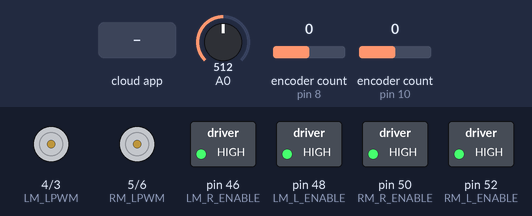
Bench run of a sketch on a simulated Arduino Mega 2560, built with avr-gcc and run on an emulated ATmega2560. Parts: motor-driver pin pairs drawn as motors (green arrow = first pin HIGH = forward, orange = second pin HIGH = backward, longer = more drive), switched loads named in the sketch (green lamp = pin HIGH). Inputs (shaded band) come from the test bench; at power-on: A0 = 512, encoder count (sensors on pin 8, pin 10) 0.

Above: at 1.2 s.
1.3 s: the phone or cloud app sets linear.x to -100
At 2.1 s:
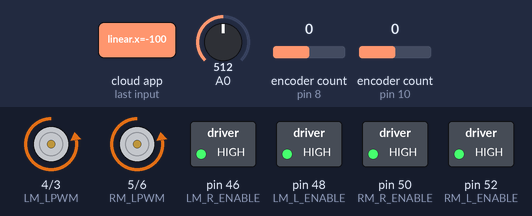
2.8 s: the phone or cloud app sets angular.z to -100
At 3.3 s:
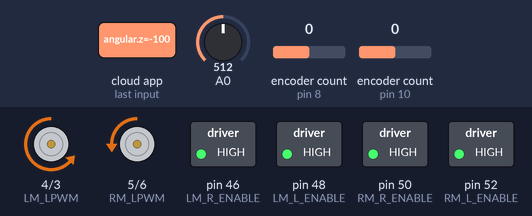
4.3 s: the phone or cloud app sets linear.x to 0
At 4.6 s:
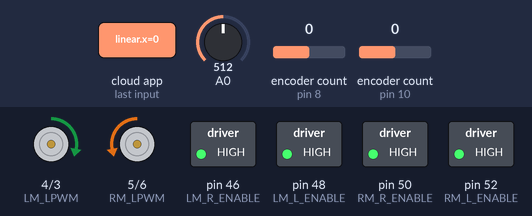
5.8 s: the phone or cloud app sets angular.z to 100
At 7.0 s:
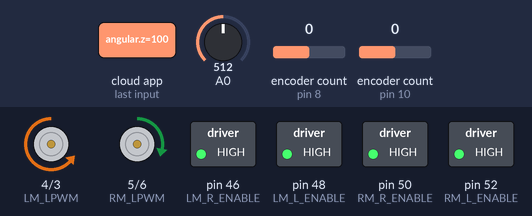
7.3 s: the phone or cloud app sets linear.x to 100
At 8.2 s:
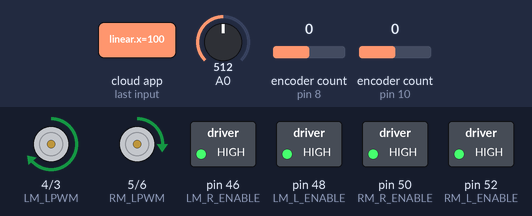
8.8 s: the phone or cloud app sets angular.z to 0
At 9.1 s:
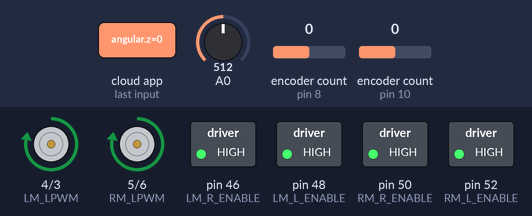
Timing chart, 0 to 11.3 s (numbered marks = the images above; inputs shaded):
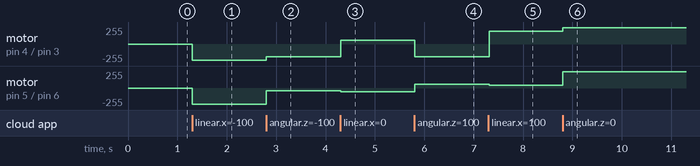

The sketch:

Arduino_node.ino
```cpp
#include <ros.h>
#include <std_msgs/Float32.h>
#include <geometry_msgs/Point32.h> //For sending encoder msg
#include<geometry_msgs/Twist.h> //For cmd_vel subscription
#include <Encoder.h> //Encoder library

//----- DC Motor definitions------------

#define LM_LPWM  4
#define LM_RPWM  3
#define RM_LPWM  5
#define RM_RPWM  6

#define GAS_SENSOR  A0

#define LM_R_ENABLE  46
#define LM_L_ENABLE  48
#define RM_R_ENABLE  50
#define RM_L_ENABLE  52

#define FORWARD  2
#define BACKWARD 1

void motorL_init(void);
void motorR_init(void);

void motorL_run(uint8_t dir, uint8_t spd);
void motorR_run(uint8_t dir, uint8_t spd);

//void motorL_setSpeed(uint8_t speed);
//void motorR_setSpeed(uint8_t speed);

//-------------Encoder definitions
Encoder R_enc(10, 11); //right motor encoder goes for pins 19 18
Encoder L_enc(8, 9);   //left motor encoder goes for pins 21 20
long RoldPosition  = -999;
long LoldPosition  = -999;
 //-----------------------------------------Robot parameters definition------------
#define L 0.22
#define R 0.04
//--------------------------------Motors VARS-----------------------------------
// initializing variables
float vel=0.0; //as Twist msgs depend on Vector3 which is float64
float omega=0.0;
float VR,VL;

uint8_t LM_speed = 200;
uint8_t RM_speed = 200;

//-----------------------------------------------------------------------------------------
//ros::NodeHandle  nh2;
ros::NodeHandle  nh;
//------------------------------Publish init----------------------------------------------
geometry_msgs::Point32 Point_msg;
std_msgs::Float32 Sensor_msg;

ros::Publisher sensor_pub("/gas_sensor", &Sensor_msg);
ros::Publisher enc_pub("/encoder", &Point_msg);

//-----------------------------------DC Motors Callback subscribers

void motors_cb(const geometry_msgs::Twist& msg)
{

    vel=msg.linear.x * 20;
    omega=msg.angular.z * 20;


    VR=(2*vel+omega*L)/(2*R);
    VL=(2*vel-omega*L)/(2*R);

    //-----right motor------

    if (VR<0)
    {
       motorR_run(BACKWARD, abs(VR));
       //motorR_setSpeed(abs(VR));
    }

    else
    {

      motorR_run(FORWARD, abs(VR));
      //motorR_setSpeed(VR);

    }

    //-----left motor------

     if (VL<0)
    {
       motorL_run(BACKWARD, abs(VL));
       //motorL_setSpeed(abs(VL));
    }

    else
    {

      motorL_run(FORWARD, abs(VL));
      //motorL_setSpeed(VL);

    }


}

//--------------------subscribers---------------------------
ros::Subscriber<geometry_msgs::Twist> sub("/cmd_vel", &motors_cb);


 void setup()
{
      Serial.begin (57600);
      //-----------------------------

       // ENABLE MOTOR
  pinMode(LM_R_ENABLE, OUTPUT);
  pinMode(LM_L_ENABLE, OUTPUT);
  pinMode(RM_R_ENABLE, OUTPUT);
  pinMode(RM_L_ENABLE, OUTPUT);

  digitalWrite(LM_R_ENABLE, HIGH);
  digitalWrite(LM_L_ENABLE, HIGH);
  digitalWrite(RM_R_ENABLE, HIGH);
  digitalWrite(RM_L_ENABLE, HIGH);
       // turn on motor
       motorL_init();
       motorR_init();

     //---------------------------ROS Setup
      nh.advertise(sensor_pub);
      nh.advertise(enc_pub);
      nh.subscribe(sub);
      }


 void loop() {

   //Right Encoder
     long RnewPosition = R_enc.read();
     if (RnewPosition != RoldPosition) {
          RoldPosition = RnewPosition;


          //Serial.println(RnewPosition);
        }

  //----left encoder
  long LnewPosition = L_enc.read();
  if (LnewPosition != LoldPosition) {
      LoldPosition = LnewPosition; //update positions
      //Serial.println(LnewPosition);
      }
//-------end of encoder

//-----------------------ROS publishing
        float mq2 = analogRead(A0);
        Sensor_msg.data = mq2;
        sensor_pub.publish(&Sensor_msg);

        Point_msg.x=RnewPosition;
        Point_msg.y=LnewPosition;
        enc_pub.publish(&Point_msg);

//-------------
      nh.spinOnce();
      //nh2.spinOnce();
      delay(10);
 }


void motorL_init(void)
{
  // init left motor
  pinMode(LM_LPWM, OUTPUT);
  pinMode(LM_RPWM, OUTPUT);

  analogWrite(LM_LPWM, 0);
  analogWrite(LM_RPWM, 0);
}

void motorR_init(void)
{
  // init right motor
  pinMode(RM_LPWM, OUTPUT);
  pinMode(RM_LPWM, OUTPUT);

  analogWrite(RM_LPWM, 0);
  analogWrite(RM_RPWM, 0);
}

void motorL_run(uint8_t dir, uint8_t spd)
{
    if (dir == FORWARD)
    {
      analogWrite(LM_RPWM, 0);
      analogWrite(LM_LPWM, spd);
    }
    else if (dir == BACKWARD)
    {
      analogWrite(LM_LPWM, 0);
      analogWrite(LM_RPWM, spd);
    }
}

void motorR_run(uint8_t dir, uint8_t spd)
{
    if (dir == FORWARD)
    {
      digitalWrite(RM_RPWM, 0);
      analogWrite(RM_LPWM, spd);
    }
    else if (dir == BACKWARD)
    {
      digitalWrite(RM_LPWM, 0);
      analogWrite(RM_RPWM, spd);
    }
}

/*void motorL_setSpeed(uint8_t speed)
{
  LM_speed = speed;
}

void motorR_setSpeed(uint8_t speed)
{
  RM_speed = speed;
}*/
```

Measured:
- after the input at 1.3 s, motor on pin 4 (LM_LPWM) / pin 3 (LM_RPWM), motor on pin 5 (RM_LPWM) / pin 6 (RM_RPWM): stopped → backward 244/255 at once
- after the input at 2.8 s, motor on pin 4 (LM_LPWM) / pin 3 (LM_RPWM): backward 244/255 → backward 189/255 at once; motor on pin 5 (RM_LPWM) / pin 6 (RM_RPWM): backward 244/255 → backward 43/255 at once
- after the input at 4.3 s, motor on pin 4 (LM_LPWM) / pin 3 (LM_RPWM): backward 189/255 → forward 55/255 at once; motor on pin 5 (RM_LPWM) / pin 6 (RM_RPWM): backward 43/255 → backward 55/255 at once
- after the input at 5.8 s, motor on pin 4 (LM_LPWM) / pin 3 (LM_RPWM): forward 55/255 → backward 189/255 at once; motor on pin 5 (RM_LPWM) / pin 6 (RM_RPWM): backward 55/255 → forward 55/255 at once
- after the input at 7.3 s, motor on pin 4 (LM_LPWM) / pin 3 (LM_RPWM): backward 189/255 → forward 189/255 at once; motor on pin 5 (RM_LPWM) / pin 6 (RM_RPWM): forward 55/255 → forward 43/255 at once
- after the input at 8.8 s, motor on pin 4 (LM_LPWM) / pin 3 (LM_RPWM): forward 189/255 → forward 244/255 at once; motor on pin 5 (RM_LPWM) / pin 6 (RM_RPWM): forward 43/255 → forward 244/255 at once
